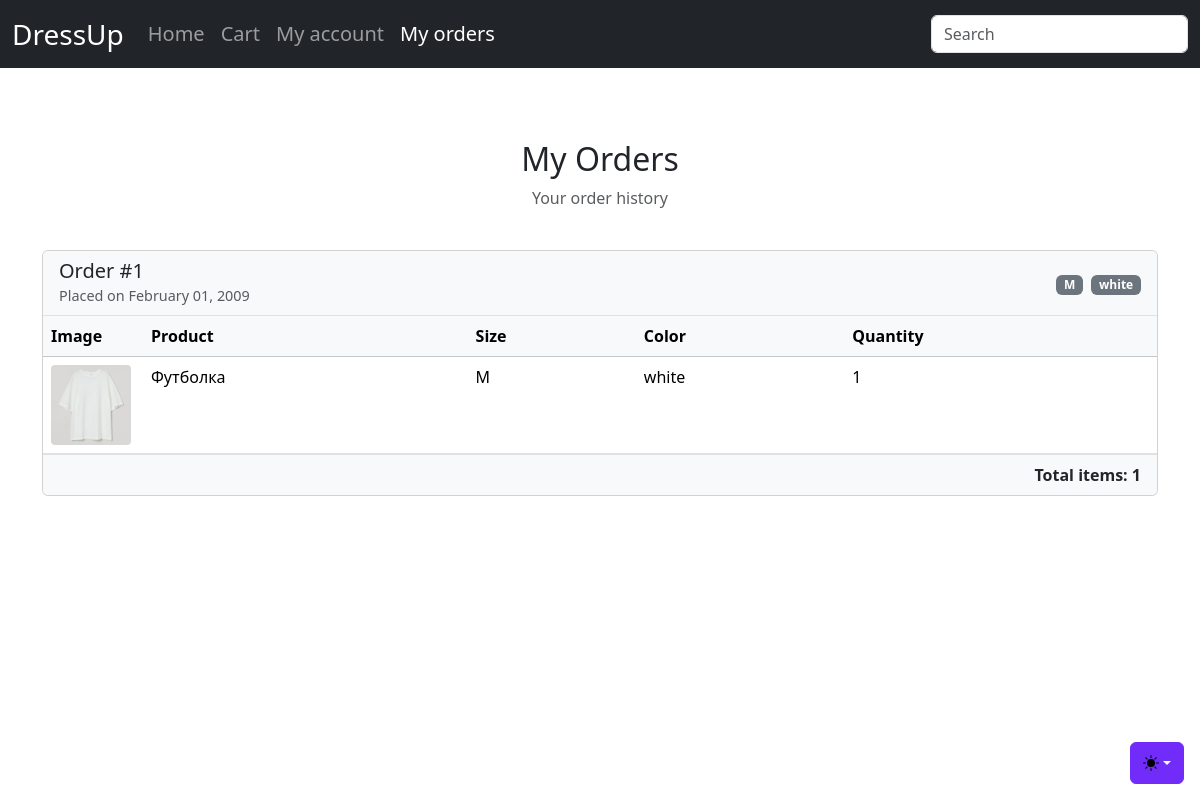
Screenshot of /orders (signed in) with the database file from the repository.
### data.py (models this page shows)
class Order(db.Model):
    id = db.Column(db.Integer, primary_key=True)
    created_at = db.Column(db.DateTime, default=datetime.utcnow)
    user_id = db.Column(db.Integer, db.ForeignKey('user.id'), nullable=False)
    size = db.Column(db.Text)
    color = db.Column(db.Text)
    items = db.relationship('OrderItem', backref='order', lazy=True)

class OrderItem(db.Model):
    id = db.Column(db.Integer, primary_key=True)
    order_id = db.Column(db.Integer, db.ForeignKey('order.id'), nullable=False)
    product_id = db.Column(db.Integer, db.ForeignKey('product.id'), nullable=False)
    quantity = db.Column(db.Integer, nullable=False)
    size = db.Column(db.Text)
    color = db.Column(db.Text)
    product = db.relationship('Product')

class Product(db.Model):
    id = db.Column(db.Integer, primary_key=True)
    name = db.Column(db.String(150), nullable=False)
    price = db.Column(db.Float, nullable=False)
    description = db.Column(db.Text)
    image = db.Column(db.Text)
    stock = db.Column(db.Integer, default=0)
    category_id = db.Column(db.Integer, db.ForeignKey('category.id'), nullable=False)

### app.py (the view)
@app.route('/orders')
@login_required
def orders():
     my_orders = Order.query.filter_by(user_id=current_user.id).order_by(Order.created_at.desc()).all()
     return render_template('orders.html', orders=my_orders)

### app.py (called while the page is built)
@login_manager.user_loader
def load_user(user_id):
    return User.query.get(int(user_id))

### templates/orders.html (shortened to what this page needs)
<!doctype html>
<html lang="en" data-bs-theme="auto">
  <head>
    <link href="{{ url_for('static', filename='css/bootstrap.min.css') }}" rel="stylesheet">
  </head>
  <body>
    {% include 'partials/theme_switcher.html' %}
    {% include 'partials/navbar.html' %}
    <main class="container py-5">
      <div class="py-4 text-center">
        <h2>My Orders</h2>
        <p class="text-muted">Your order history</p>
      </div>
      {% if orders %}
        <div class="row">
          {% for order in orders %}
          <div class="col-12 mb-4">
            <div class="card order-card">
              <div class="card-header order-header d-flex justify-content-between align-items-center">
                <div>
                  <h5 class="mb-0">Order #{{ order.id }}</h5>
                  <span class="order-date">Placed on {{ order.created_at.strftime('%B %d, %Y') }}</span>
                </div>
                <div>
                  {% if order.size or order.color %}
                  <span class="badge bg-secondary me-1">{{ order.size }}</span>
                  <span class="badge bg-secondary">{{ order.color }}</span>
                  {% endif %}
                </div>
              </div>
              <div class="card-body p-0">
                <div class="table-responsive">
                  <table class="table mb-0">
                    <thead class="table-light">
                      <tr>
                        <th style="width: 100px">Image</th>
                        <th>Product</th>
                        <th>Size</th>
                        <th>Color</th>
                        <th>Quantity</th>
                      </tr>
                    </thead>
                    <tbody>
                      {% for item in order.items %}
                      <tr>
                        <td>
                          <img src="{{ url_for('static', filename='images/' + item.product.image) }}"
                               class="product-img"
                               alt="{{ item.product.name }}">
                        </td>
                        <td>{{ item.product.name }}</td>
                        <td>{{ item.size }}</td>
                        <td>{{ item.color }}</td>
                        <td>{{ item.quantity }}</td>
                      </tr>
                      {% endfor %}
                    </tbody>
                  </table>
                </div>
              </div>
              <div class="card-footer order-summary text-end">
                <strong>Total items: {{ order.items|sum(attribute='quantity') }}</strong>
              </div>
            </div>
          </div>
          {% endfor %}
        </div>
      {% else %}
        <div class="text-center py-5">
          <h4 class="text-muted">You haven't placed any orders yet</h4>
          <a href="{{ url_for('main_page') }}" class="btn btn-primary mt-3">Start Shopping</a>
        </div>
      {% endif %}
    </main>
  </body>
</html>

### templates/orders.html (style rules this page uses)
.order-card { transition: box-shadow 0.3s; margin-bottom: 20px; background-color: var(--bs-card-bg); }
.order-header { background-color: var(--bs-tertiary-bg); border-bottom: 1px solid var(--bs-border-color); }
.product-img { width: 80px; height: 80px; object-fit: cover; border-radius: 4px; }
.order-date { color: var(--bs-secondary-color); font-size: 0.9rem; }
.order-summary { background-color: var(--bs-tertiary-bg); border-top: 1px solid var(--bs-border-color); }
.table { --bs-table-bg: transparent; --bs-table-striped-bg: var(--bs-tertiary-bg); --bs-table-hover-bg: var(--bs-secondary-bg); }

### rows the page displays
Order: id "1", created_at "February 01, 2009", size "M", color "white", items|sum "1"
OrderItem: image (picture), product.name "Футболка", size "M", color "white", quantity "1"
